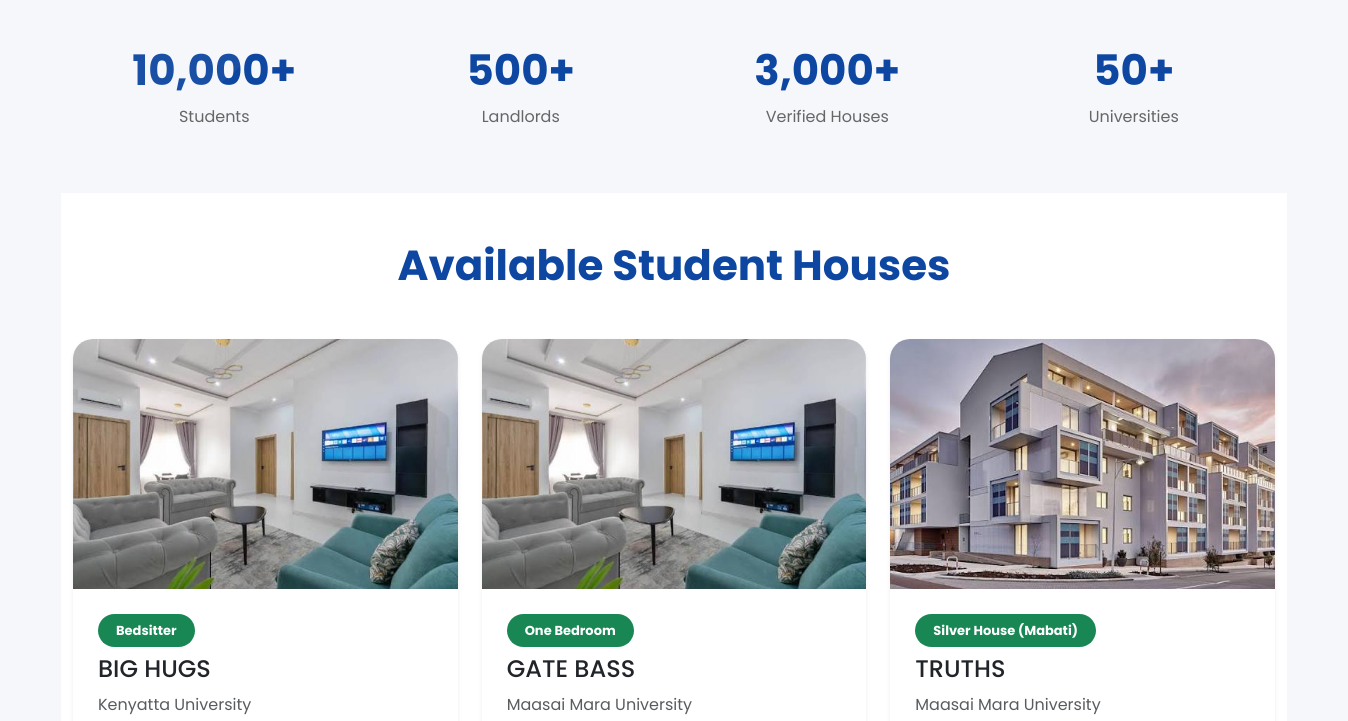
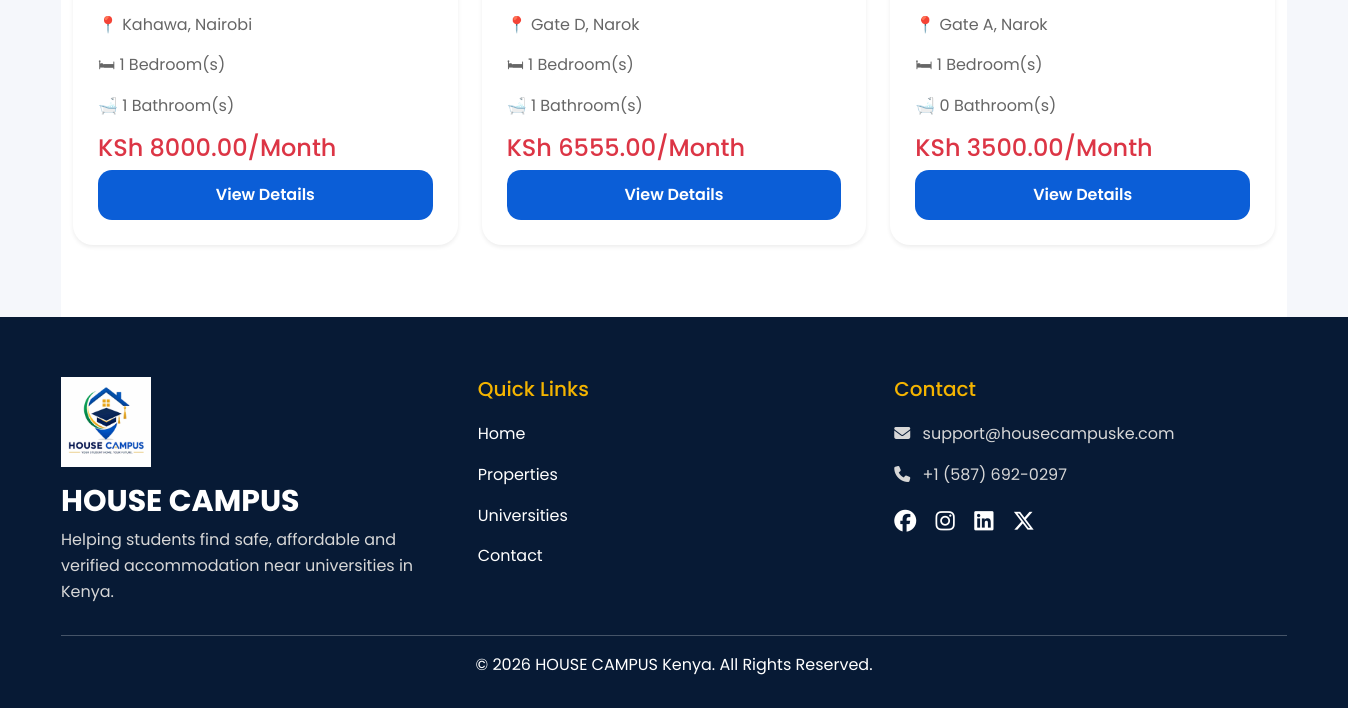
The page /accounts/ (lower part) on the database as committed earlier (2 pictures, top to bottom).
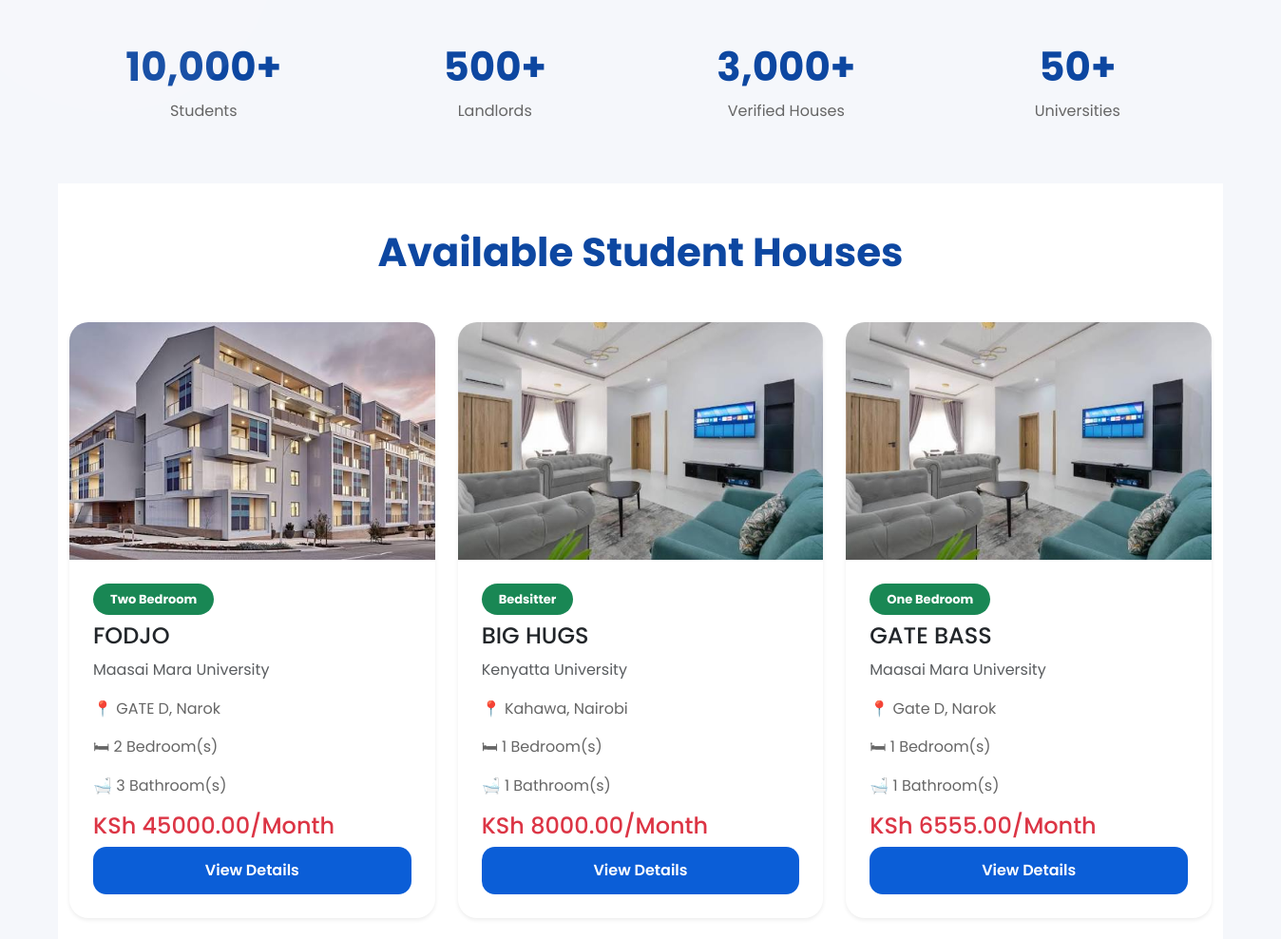
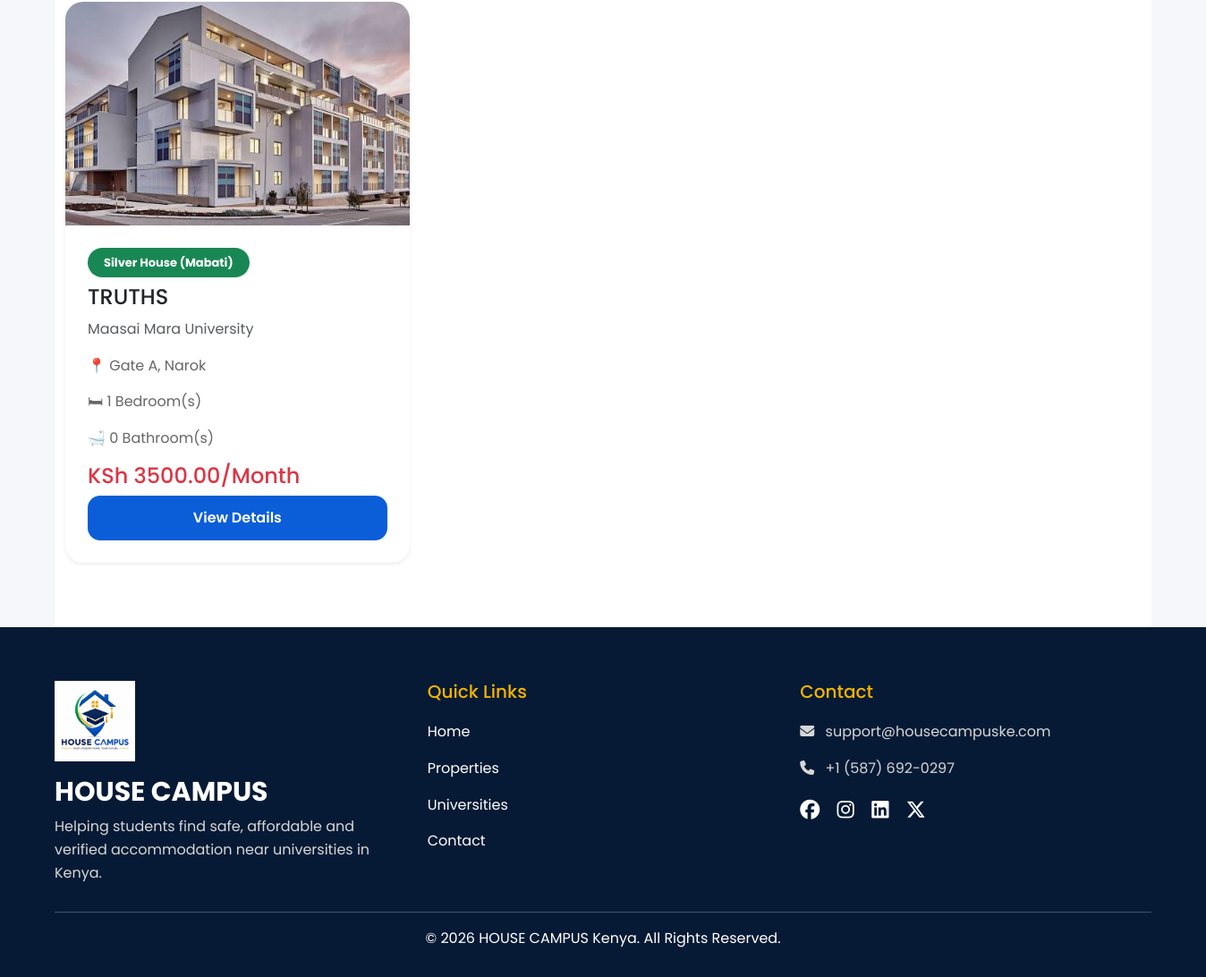
The same page on the database as committed later (2 pictures, top to bottom).
### properties/models.py (models this page shows, shortened)
class Property(models.Model):
    HOUSE_TYPES = [
        ("Bedsitter", "Bedsitter"),
        ("Silver House (Mabati)", "Silver House (Mabati)"),
        ("Hostel", "Hostel"),
        ("One Bedroom", "One Bedroom"),
        ("Two Bedroom", "Two Bedroom"),
        ("Shared Room", "Shared Room"),
        ("Self Contained", "Self Contained"),
    ]
    landlord = models.ForeignKey(
        settings.AUTH_USER_MODEL,
        on_delete=models.CASCADE,
        related_name="properties",
        null=True,
        blank=True,
    )
    title = models.CharField(max_length=200)
    house_type = models.CharField(
        max_length=50,
        choices=HOUSE_TYPES,
    )
    university = models.CharField(max_length=150)
    county = models.CharField(max_length=100)
    town = models.CharField(max_length=100)
    price = models.DecimalField(
        max_digits=10,
        decimal_places=2,
    )
    bedrooms = models.PositiveIntegerField(default=1)
    bathrooms = models.PositiveIntegerField(default=1)
    description = models.TextField()
    image = models.ImageField(
        upload_to="properties/",
        blank=True,
        null=True,
    )
    wifi = models.BooleanField(default=False)
    water = models.BooleanField(default=True)
    electricity = models.BooleanField(default=True)
    parking = models.BooleanField(default=False)
    distance_to_university = models.PositiveIntegerField(
        default=5,
        help_text="Distance to the university (minutes)",
    )
    available = models.BooleanField(default=True)
    created_at = models.DateTimeField(auto_now_add=True)
    class Meta:
        ordering = ["-created_at"]

### accounts/views.py (the view)
# urls.py: path("", views.home, name="home"),
def home(request):
    properties = Property.objects.filter(available=True)
    return render(
        request,
        "accounts/home.html",
        {
            "properties": properties,
        },
    )

### templates/accounts/home.html (shortened to what this page needs)
{% extends "base.html" %}
{% block content %}
<section class="py-5">
    <div class="container">
        <div class="row text-center">
            <div class="col-md-3">
                <h2>10,000+</h2>
                <p>Students</p>
            </div>
            <div class="col-md-3">
                <h2>500+</h2>
                <p>Landlords</p>
            </div>
            <div class="col-md-3">
                <h2>3,000+</h2>
                <p>Verified Houses</p>
            </div>
            <div class="col-md-3">
                <h2>50+</h2>
                <p>Universities</p>
            </div>
        </div>
    </div>
</section>
<section class="py-5 bg-light">
    <div class="container">
        <h2 class="text-center mb-5">
            Available Student Houses
        </h2>
        <div class="row">
            {% for property in properties %}
            <div class="col-lg-4 mb-4">
                <div class="card shadow-sm h-100">
                    {% if property.image %}
                    <img src="{{ property.image.url }}" class="card-img-top"
                      style="height:250px;object-fit:cover;">
                    {% else %}
                    <img src="https://picsum.photos/600/400?random={{ property.id }}"
                      class="card-img-top" style="height:250px;object-fit:cover;">
                    {% endif %}
                    <div class="card-body">
                        <span class="badge bg-success mb-2">
                            {{ property.house_type }}
                        </span>
                        <h4>{{ property.title }}</h4>
                        <p class="text-muted">
                            {{ property.university }}
                        </p>
                        <p>
                            📍 {{ property.town }}, {{ property.county }}
                        </p>
                        <p>
                            🛏 {{ property.bedrooms }} Bedroom(s)
                        </p>
                        <p>
                            🛁 {{ property.bathrooms }} Bathroom(s)
                        </p>
                        <h4 class="text-danger">
                            KSh {{ property.price }}/Month
                        </h4>
                        <a href="{% url 'property_detail' property.id %}"
                          class="btn btn-primary w-100">
                            View Details
                        </a>
                    </div>
                </div>
            </div>
            {% endfor %}
        </div>
    </div>
</section>
{% endblock %}

Rows that differ between the two databases and show on the page:
added Property: image (picture), house_type "Two Bedroom", title "FODJO", university "Maasai Mara University", town "GATE D", county "Narok", bedrooms "2", bathrooms "3", price "45000.00"
